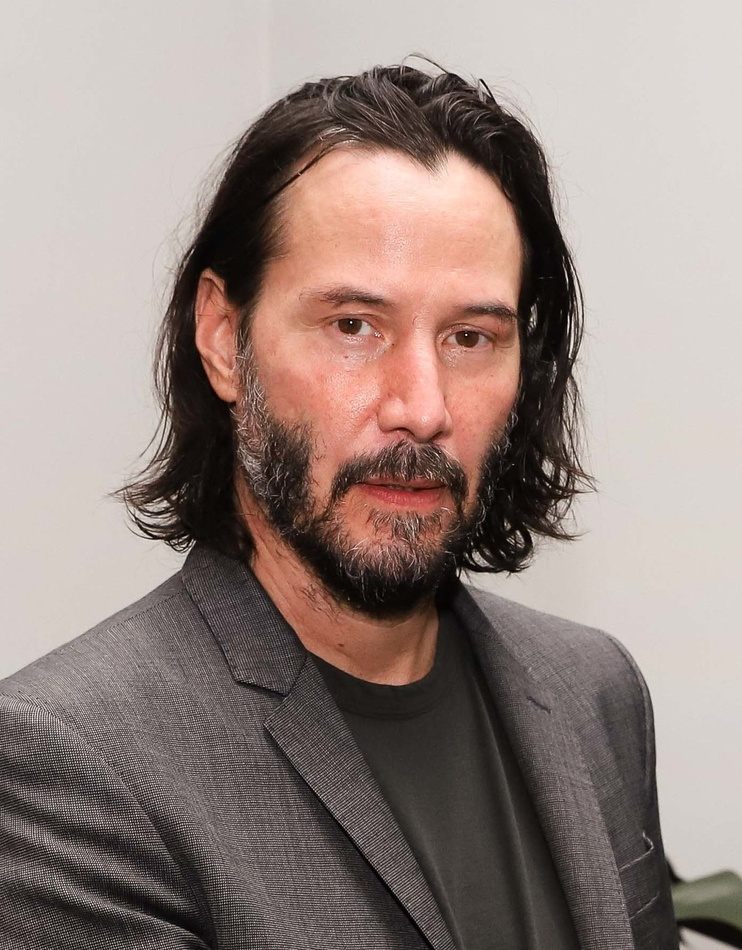
#> input picture Lab04/Sample04/keanu.jpg, 742 x 950 px, shrunk from 1200 x 1536 before the run
$ python Lab04.py
#> lines starting #> are read from the running program, lines starting #| are printed output that depends on the picture; long printed decimals are rounded
import numpy as np
import pandas as pd
import cv2
from matplotlib import pyplot as plt
import matplotlib.cm as cm
import matplotlib.gridspec as gridspec
from pylab import imread
from skimage.color import rgb2gray

def ShowImage(ImageList, nRows = 1, nCols = 2, WidthSpace = 0.00, HeightSpace = 0.00):
    from matplotlib import pyplot as plt
    import matplotlib.gridspec as gridspec

    gs = gridspec.GridSpec(nRows, nCols)
    gs.update(wspace=WidthSpace, hspace=HeightSpace) # set the spacing between axes.
    plt.figure(figsize=(20,10))
    for i in range(len(ImageList)):
        ax1 = plt.subplot(gs[i])
        ax1.set_xticklabels([])
        ax1.set_yticklabels([])
        ax1.set_aspect('equal')

        plt.subplot(nRows, nCols,i+1)

        image = ImageList[i].copy()
        if (len(image.shape) < 3):
            plt.imshow(image, plt.cm.gray)
        else:
            plt.imshow(image)
        plt.title("Image " + str(i))
        plt.axis('off')

    plt.show()

# [101 lines of commented-out code are left out]
image_color = imread("Sample04/keanu.jpg")
#> image_color is the input picture: shape (950, 742, 3); mean R, G, B 149.4, 133.6, 127.8
# Convert Image into Gray
image_gray = cv2.cvtColor(image_color, cv2.COLOR_RGB2GRAY)
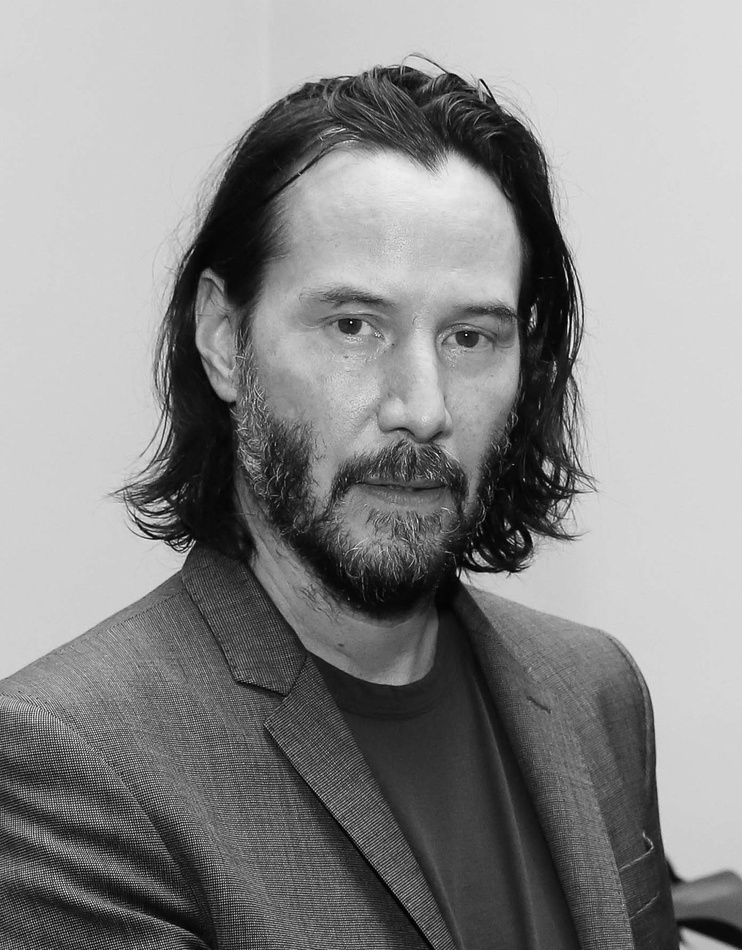
#> image_gray: shape (950, 742); min 0, max 254, mean 137.7

# Display Image
ShowImage([image_color, image_gray], 1, 2)
#> the loop in ShowImage, `for i in range(len(ImageList)):` made 2 passes
#> in ShowImage, `plt.show()`:
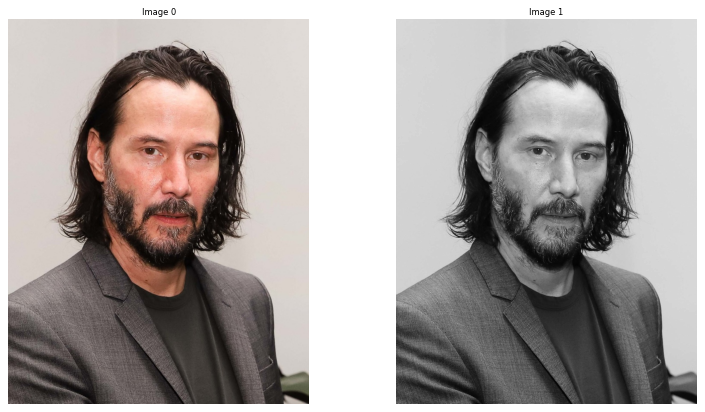
#> figure drawn by matplotlib, 2 panels

def dct2(a):
    import scipy.fftpack
    return scipy.fftpack.dct(scipy.fftpack.dct( a, axis=0, norm='ortho' ), axis=1, norm='ortho' )

def idct2(a):
    import scipy.fftpack
    return scipy.fftpack.idct(scipy.fftpack.idct( a, axis=0 , norm='ortho'), axis=1 , norm='ortho')

im = image_gray
imsize = im.shape
#> imsize = (950, 742)
dct = np.zeros(imsize)

# Do 8x8 DCT on image (in-place)
for i in np.r_[:imsize[0]:8]:
    for j in np.r_[:imsize[1]:8]:
        dct[i:(i+8),j:(j+8)] = dct2( im[i:(i+8),j:(j+8)] )
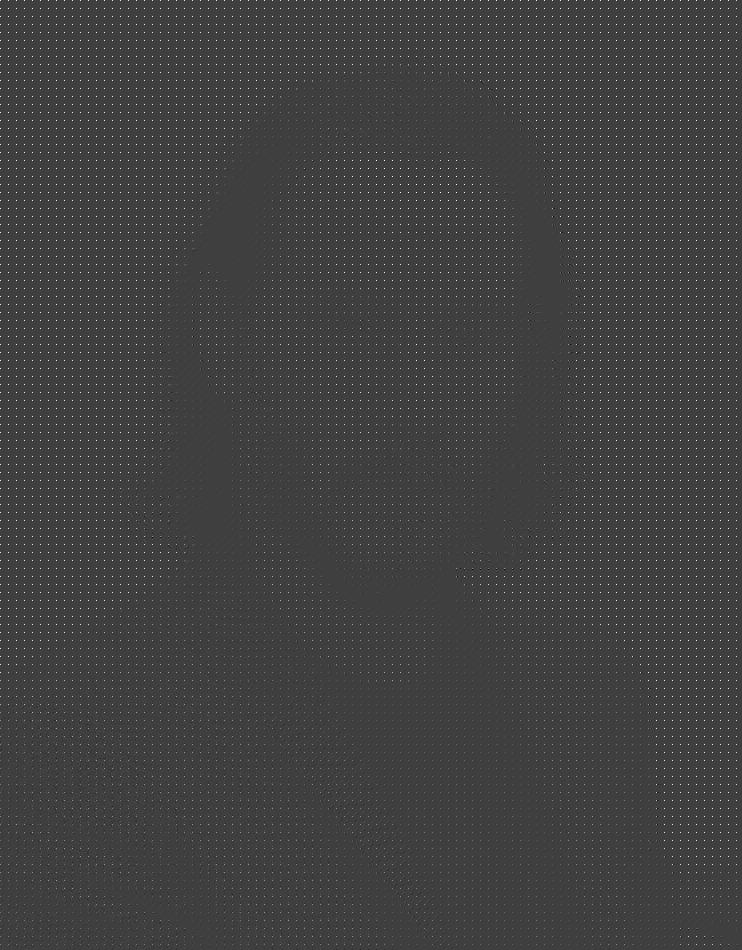
#> dct: shape (950, 742) float64; min -617, max 1873.4, mean 17.3; drawn with min black and max white
pos = 128
#> pos = 128
SampleBlock = im[pos:pos+20,pos:pos+20]
SampleDCT = dct2(SampleBlock)
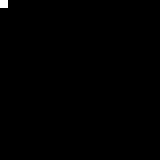
#> SampleDCT: shape (20, 20) float64 (shown 8 times larger); min -4.8, max 4194.4, mean 10.5; drawn with min black and max white

plt.figure(figsize=(20,10))
plt.subplot(1,2,1)
plt.imshow(SampleBlock,cmap='gray')
plt.title( "An 8x8 Image block")

# Display the dct of that block
plt.subplot(1,2,2)
plt.imshow(SampleDCT,cmap=cm.jet,interpolation='nearest')
plt.colorbar(shrink=0.5)
plt.title( "An 8x8 DCT block")

plt.show()
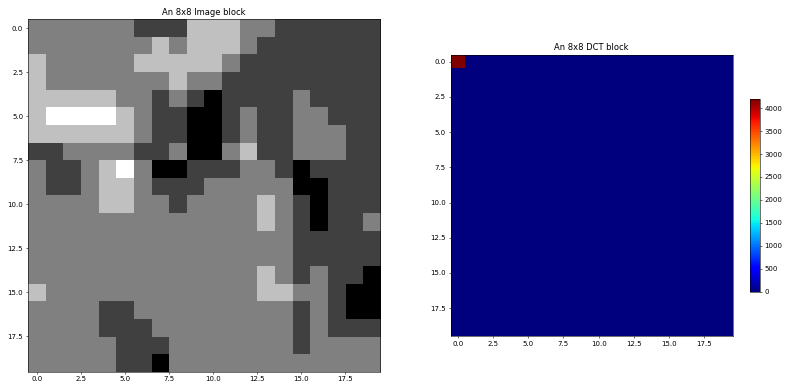
#> figure drawn by matplotlib, 3 panels


# Display entire DCT
plt.figure(figsize=(20,10))
plt.subplot(1,2,1)
plt.imshow(image_gray, cmap = 'gray')
plt.title( "Original Image")
plt.subplot(1,2,2)
plt.imshow(dct,cmap='gray',vmax = np.max(dct)*0.01,vmin = 0)
plt.title( "8x8 DCTs of the image")
plt.show()


# Threshold
thresh = 0.025
dct_thresh = dct * (abs(dct) > (thresh*np.max(dct)))

plt.figure(figsize=(20,10))
plt.subplot(1,2,1)
plt.imshow(dct,cmap='gray',vmax = np.max(dct)*0.01,vmin = 0)
plt.title( "Original DCT Image")
plt.subplot(1,2,2)
plt.imshow(dct_thresh,cmap='gray',vmax = np.max(dct)*0.01,vmin = 0)
plt.title( "8x8 DCTs of the image with threshold " + str(thresh))
plt.show()


percent_nonzeros = np.sum( dct_thresh != 0.0 ) / (imsize[0]*imsize[1]*1.0)
#> percent_nonzeros = 0.0431
print("Keeping only %f%% of the DCT coefficients" % (percent_nonzeros*100.0))
#| Keeping only 4.313% of the DCT coefficients

im_dct = np.zeros(imsize)
for i in np.r_[:imsize[0]:8]:
    for j in np.r_[:imsize[1]:8]:
        im_dct[i:(i+8),j:(j+8)] = idct2( dct_thresh[i:(i+8),j:(j+8)] )
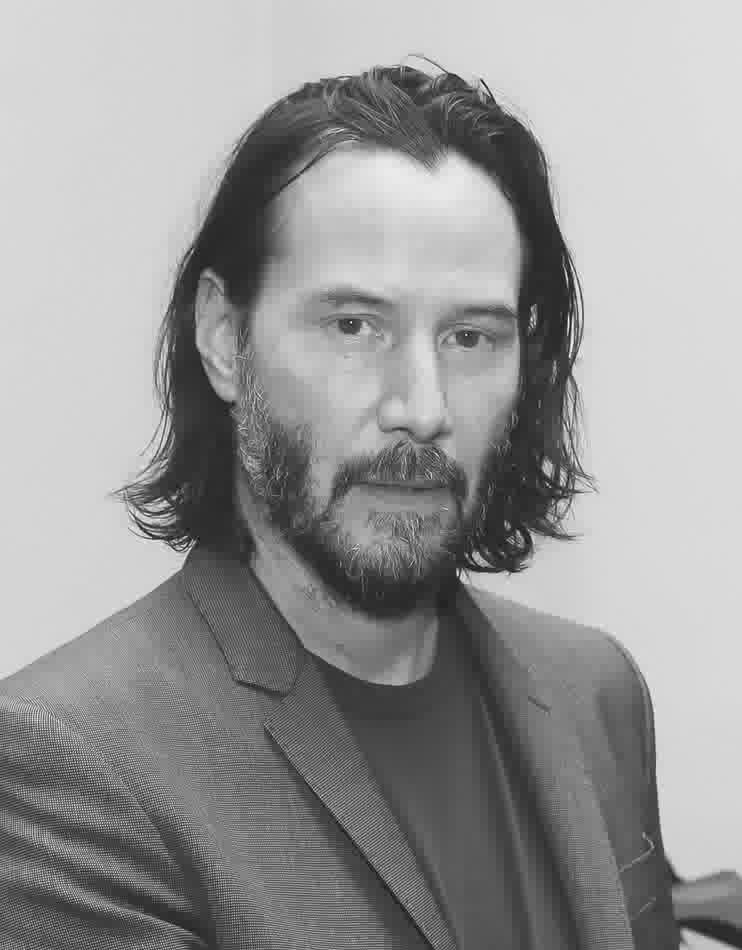
#> im_dct: shape (950, 742) float64; min -42.63, max 258.4, mean 137.7; drawn with min black and max white

print("Comparison between original and DCT compressed images" )
ShowImage([im, im_dct])
#> the loop in ShowImage (call 2), `for i in range(len(ImageList)):` made 2 passes


dft = np.zeros(imsize,dtype='complex');
im_dft = np.zeros(imsize,dtype='complex');

# 8x8 DFT
for i in np.r_[:imsize[0]:8]:
    for j in np.r_[:imsize[1]:8]:
        dft[i:(i+8),j:(j+8)] = np.fft.fft2( im[i:(i+8),j:(j+8)] )

# Thresh
thresh = 0.013
dft_thresh = dft * (abs(dft) > (thresh*np.max(abs(dft))))


percent_nonzeros_dft = np.sum( dft_thresh != 0.0 ) / (imsize[0]*imsize[1]*1.0)
#> percent_nonzeros_dft = 0.101
print("Keeping only %f%% of the DCT coefficients" % (percent_nonzeros*100.0))
#| Keeping only 4.313% of the DCT coefficients
print("Keeping only %f%% of the DFT coefficients" % (percent_nonzeros_dft*100.0))
#| Keeping only 10.102% of the DFT coefficients

# 8x8 iDFT
for i in np.r_[:imsize[0]:8]:
    for j in np.r_[:imsize[1]:8]:
        im_dft[i:(i+8),j:(j+8)] = np.fft.ifft2( dft_thresh[i:(i+8),j:(j+8)] )

print("Comparison between original, DCT compressed and DFT compressed images")
ShowImage([im, im_dct, abs(im_dft)], 1, 3)

$ run again, with Lab04/Sample04/house.jpg copied over Lab04/Sample04/keanu.jpg
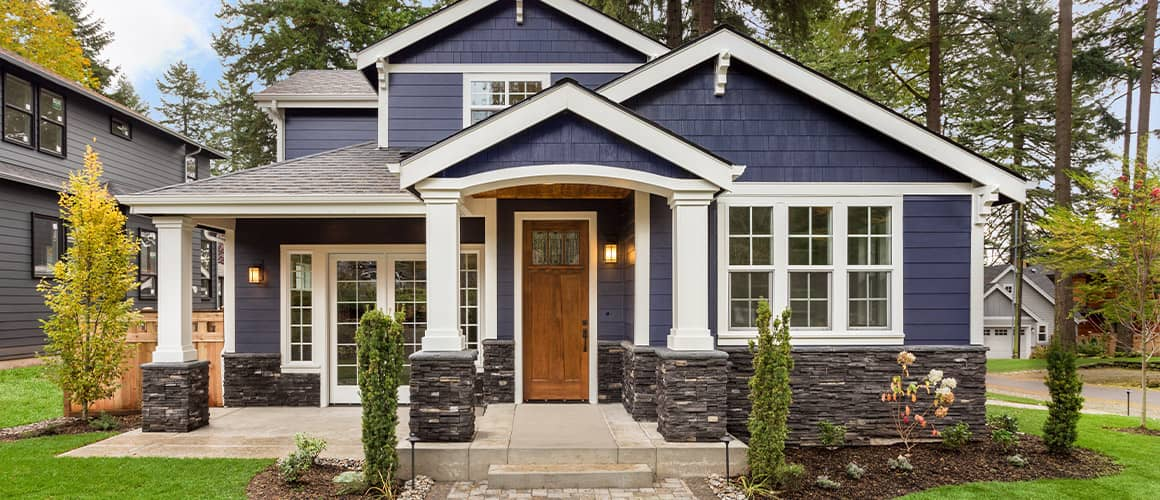
#> input picture Lab04/Sample04/house.jpg, 1160 x 500 px
#> image_color is the input picture: shape (500, 1160, 3); mean R, G, B 126.6, 119.9, 99.9
#> the loop in ShowImage, `for i in range(len(ImageList)):` made 2 passes
#> pos = 128
#> `plt.show()`:
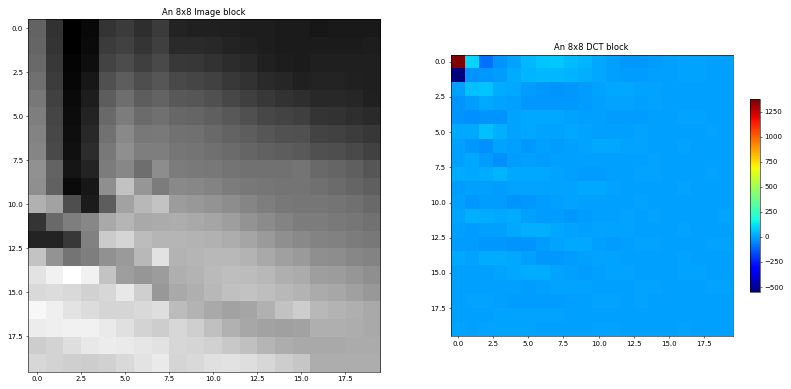
#> figure drawn by matplotlib, 3 panels
#> percent_nonzeros = 0.0811
#| Keeping only 8.109% of the DCT coefficients
#> the loop in ShowImage (call 2), `for i in range(len(ImageList)):` made 2 passes
#> percent_nonzeros_dft = 0.188
#| Keeping only 8.109% of the DCT coefficients
#| Keeping only 18.810% of the DFT coefficients
#> the loop in ShowImage (call 3), `for i in range(len(ImageList)):` made 3 passes
#> pass 3, in ShowImage (call 3), `image = ImageList[i].copy()`:
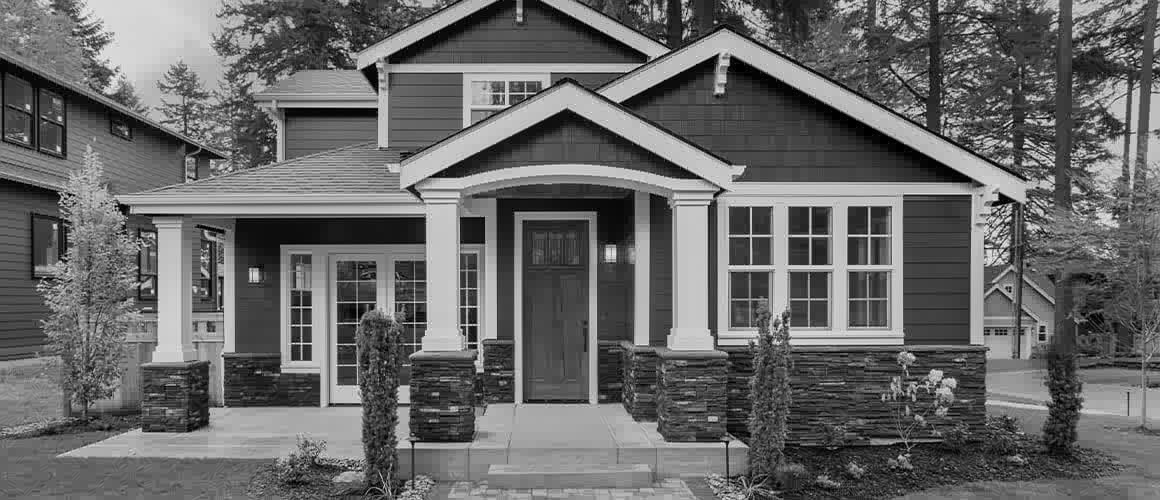
#> image: shape (500, 1160) float64; min 0, max 292.3, mean 119.6; drawn with min black and max white

$ run again, with Lab04/Sample04/mark.jpg copied over Lab04/Sample04/keanu.jpg
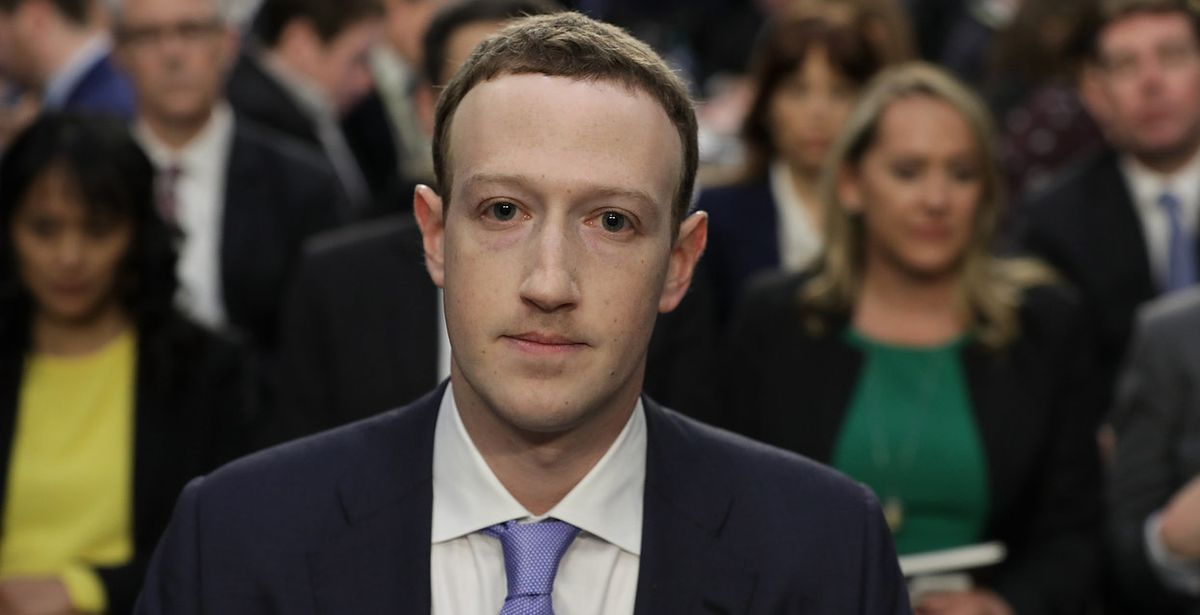
#> input picture Lab04/Sample04/mark.jpg, 1200 x 615 px
#> image_color is the input picture: shape (615, 1200, 3); mean R, G, B 72.9, 64.2, 55.1
#> the loop in ShowImage, `for i in range(len(ImageList)):` made 2 passes
#> after the loop `for i in np.r_[:imsize[0]:8]:`:
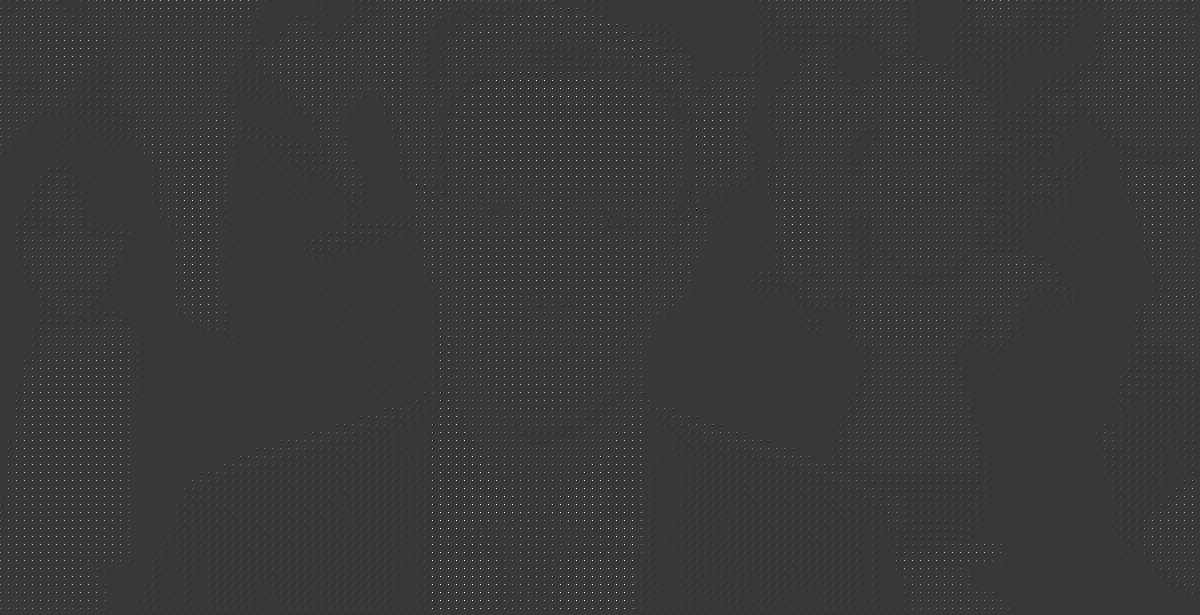
#> dct: shape (615, 1200) float64; min -484.9, max 1701.6, mean 8.2; drawn with min black and max white
#> pos = 128
#> `plt.show()`:
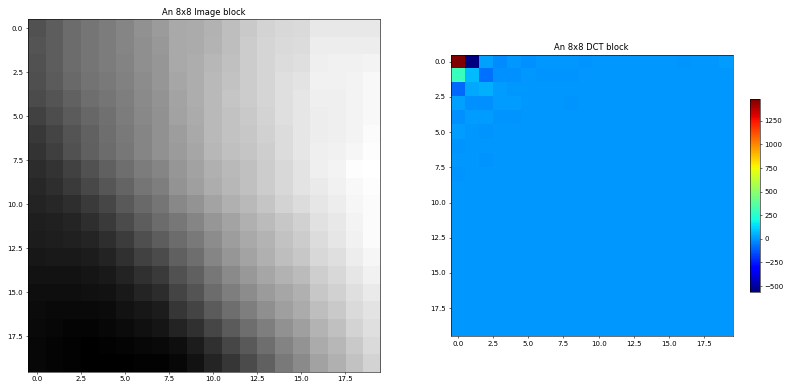
#> figure drawn by matplotlib, 3 panels
#> percent_nonzeros = 0.0223
#| Keeping only 2.230% of the DCT coefficients
#> the loop in ShowImage (call 2), `for i in range(len(ImageList)):` made 2 passes
#> percent_nonzeros_dft = 0.0403
#| Keeping only 2.230% of the DCT coefficients
#| Keeping only 4.026% of the DFT coefficients
